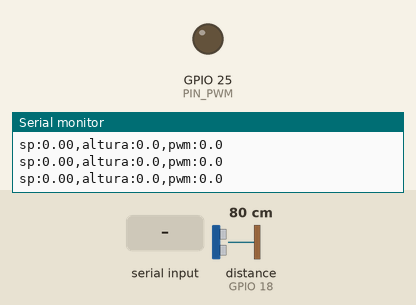
Simulated run of this sketch. Board: ESP32. Shown: output pins drawn as LEDs (lit = HIGH), the last lines printed to the serial monitor. Wiring (inferred from the names in the program): ultrasonic range finder: trigger GPIO 5; echo GPIO 18. Inputs (shaded band) come from the test bench; at power-on: distance to the obstacle (sensor on GPIO 18) 80 cm. The echo pulse lasts 58.3 µs per cm; pins used as bus, display or sensor lines are not drawn.

Above: at 2.4 s.
2.5 s: "90,45\n" received over Serial
At 4.0 s:
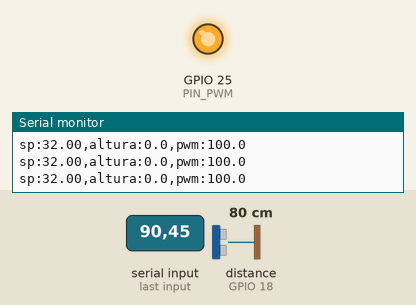
5.5 s: distance to the obstacle (sensor on GPIO 18) set to 9 cm
At 6.51 s:
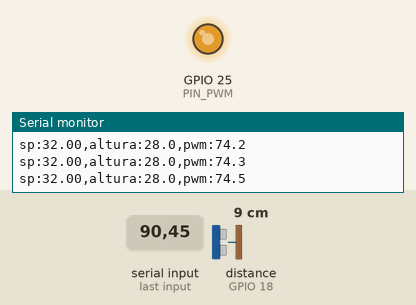
8.5 s: ".\n" received over Serial
11.5 s: distance to the obstacle (sensor on GPIO 18) set to 18 cm
14.5 s: "a90\n" received over Serial
At 14.8 s:
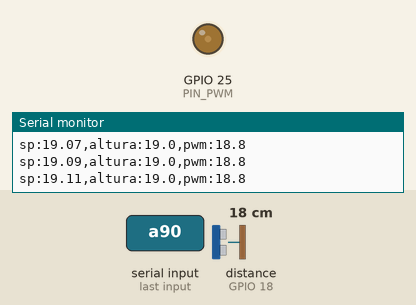
17.5 s: distance to the obstacle (sensor on GPIO 18) set to 2 cm
Timing chart, 0 to 20.5 s (numbered marks = the images above; inputs shaded):
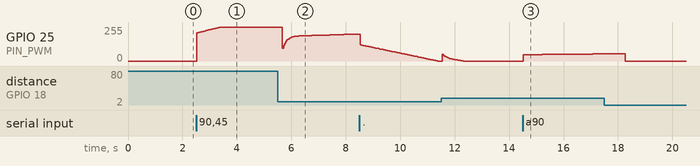

Measured:
- after the input at 2.5 s, GPIO 25 (PIN_PWM): moves from 0/255 to 255/255 over 0.88 s, starting at once
- after the input at 14.5 s, GPIO 25 (PIN_PWM): moves from 0/255 to 54/255 over 2.9 s, starting at once

The sketch:

levitador_esp32_PID.ino
```cpp
/*
  Levitador neumatico - Control de ALTURA con ESP32 (Arduino IDE)
  ================================================================

  Hardware (igual al de lazo abierto):
   - PWM -> IRLZ44N (lado bajo) -> ventilador 24V YXD9225HB24R
   - HC-SR04 arriba del tubo apuntando hacia abajo (ECHO por divisor 1k/2k)
   - Tubo de 42 cm, pelota (icopor + cartones) de 5.5 cm, fan a 7 cm del piso

  Cambios de fondo respecto al codigo anterior:
   1) FEEDFORWARD (uFF): un duty de sostenimiento que mantiene la pelota flotando.
      El PID solo corrige ALREDEDOR de ese punto -> mucho mas estable y rapido.
   2) Control PI por defecto (Kd=0). Los cartones dan harto amortiguamiento
      aerodinamico, asi que casi siempre PI + feedforward basta.
      La D es opcional y actua como amortiguador de velocidad (filtrada).
   3) Filtro + rechazo de lecturas atipicas del HC-SR04 (ecos de la pared).
   4) Anti-windup e ingreso al PID sin salto (bumpless).
   5) Geometria real (tubo 42 cm).

  Monitor Serie a 115200, con "Nueva linea". Comandos al final (o escribe '?').
  Salida para Serial Plotter:  sp, altura, pwm
*/

// ================== Pines ==================
const int PIN_PWM  = 25;   // -> 220 ohm -> Gate del MOSFET
const int PIN_TRIG = 5;    // -> TRIG del HC-SR04
const int PIN_ECHO = 18;   // <- ECHO del HC-SR04 (POR EL DIVISOR 1k/2k)

// ================== PWM ==================
const uint32_t PWM_FREQ = 25000;   // Hz
const uint8_t  PWM_RES  = 10;      // 0..1023
const uint8_t  PWM_CH   = 0;       // solo core 2.x
const uint32_t PWM_MAX  = (1UL << PWM_RES) - 1;

// ================== Sensor / tiempos ==================
const uint32_t PERIODO_MS      = 40;     // Ts del PID = 40 ms (25 Hz). Mas rapido que antes -> menos retardo
const uint32_t ECHO_TIMEOUT_US = 12000;  // ~2 m
const float    VEL_SONIDO      = 0.0343; // cm/us
const float    DIST_MIN_CM     = 3.0;    // el HC-SR04 no mide bien por debajo
const float    SALTO_MAX_CM    = 10.0;   // rechazo de saltos (ecos de pared); 10 cm en 40 ms = 2.5 m/s
const uint8_t  MAX_FALLOS      = 20;      // ~0.8 s sin eco -> paro de seguridad

// ================== Tubo ==================
const float ALTURA_TUBO_CM  = 42.0;
const float MARGEN_SUP_CM   = 5.0;   // la pelota no sube mas cerca que esto del sensor
const float BASE_DEFECTO_CM = 37.0;  // se usa si falla la calibracion

// ================== Rampa y barrido ==================
const float T_RAMPA_S = 30.0;

// ================== CONTROL ==================
// ---- Punto de sostenimiento (FEEDFORWARD) ----
//   uFF = duty (%) que, a lazo abierto, hace flotar la pelota hacia la mitad del tubo.
//   OBLIGATORIO calibrarlo: usa 'u=40', 'u=50', ... hasta que flote, y pon ese valor
//   en ff=  (o al pasar de manual a PID se adopta el duty manual automaticamente).
float uFF = 51.0;          // % (PLACEHOLDER: calibrar con modo manual)

// ---- Ganancias (puntos de ARRANQUE, sintonizar segun el procedimiento) ----
float Kp = 1.0;   // % de duty por cm de error
float Ki = 0.6;   // % de duty por (cm*s)
float Kd = 0.2;   // % de duty por (cm/s)  -> amortiguador; dejar 0 al inicio

const float TF_DERIV   = 0.12;   // s, filtro de la velocidad (para la D)
float dutyFloorPID = 0.0;        // % piso de duty en vuelo (sube a ~dead-zone si la pelota se cae feo)
const float I_MAX = 40.0;        // limite del integrador (% alrededor de uFF)

// ================== Estado ==================
enum Modo { PARO, PID, RAMPA, BARRIDO, MANUAL };
Modo modo = PARO;

float sp = 0;                          // cm
float spMax = BASE_DEFECTO_CM - MARGEN_SUP_CM;
float altura = 0;                      // cm desde el fondo
float distanciaBase = BASE_DEFECTO_CM; // cm sensor->pelota en reposo
float dist = BASE_DEFECTO_CM;          // distancia filtrada (cm)
bool  verDist = false;
float dutyPct = 0;                     // duty aplicado (%)
float I = 0, vFilt = 0, alturaPrev = 0;
uint32_t tInicio = 0, tUltimaMedida = 0;
float buf[3] = {0, 0, 0};
uint8_t idx = 0, fallos = 0;

// ---------- PWM compatible core 2.x / 3.x ----------
void pwmInit() {
#if defined(ESP_ARDUINO_VERSION_MAJOR) && ESP_ARDUINO_VERSION_MAJOR >= 3
  ledcAttach(PIN_PWM, PWM_FREQ, PWM_RES);
#else
  ledcSetup(PWM_CH, PWM_FREQ, PWM_RES);
  ledcAttachPin(PIN_PWM, PWM_CH);
#endif
}
void pwmWriteRaw(uint32_t v) {
#if defined(ESP_ARDUINO_VERSION_MAJOR) && ESP_ARDUINO_VERSION_MAJOR >= 3
  ledcWrite(PIN_PWM, v);
#else
  ledcWrite(PWM_CH, v);
#endif
}
void setDuty(float pct) {
  dutyPct = constrain(pct, 0.0f, 100.0f);
  pwmWriteRaw((uint32_t)(dutyPct / 100.0f * PWM_MAX + 0.5f));
}

// ---------- HC-SR04 ----------
float medirCm() {
  digitalWrite(PIN_TRIG, LOW);  delayMicroseconds(2);
  digitalWrite(PIN_TRIG, HIGH); delayMicroseconds(10);
  digitalWrite(PIN_TRIG, LOW);
  unsigned long t = pulseIn(PIN_ECHO, HIGH, ECHO_TIMEOUT_US);
  if (t == 0) return -1;                  // sin eco
  return t * VEL_SONIDO / 2.0f;
}
float mediana3(float a, float b, float c) {
  if (a > b) { float t = a; a = b; b = t; }
  if (b > c) { float t = b; b = c; c = t; }
  if (a > b) { float t = a; a = b; b = t; }
  return b;
}
bool calibrarBase() {
  float suma = 0; int n = 0;
  for (int i = 0; i < 15; i++) {
    float d = medirCm();
    if (d >= DIST_MIN_CM && d <= ALTURA_TUBO_CM + 10) { suma += d; n++; }
    delay(PERIODO_MS);
  }
  if (n < 5) return false;
  distanciaBase = suma / n;
  return true;
}
void calibrar() {
  Serial.println("# Calibrando fondo (pelota abajo, ventilador apagado)...");
  if (!calibrarBase())
    Serial.printf("# ERROR: HC-SR04 no responde (revisa TRIG/ECHO/divisor). Base = %.1f cm\n", distanciaBase);
  spMax = constrain(distanciaBase - MARGEN_SUP_CM, 5.0f, ALTURA_TUBO_CM);
  dist = distanciaBase;
  for (int i = 0; i < 3; i++) buf[i] = distanciaBase;
  altura = 0; alturaPrev = 0;
  Serial.printf("# Base = %.1f cm | setpoint maximo = %.1f cm\n", distanciaBase, spMax);
}

// ---------- PID ----------
void pidPaso() {
  const float Ts = PERIODO_MS / 1000.0f;
  float e = sp - altura;                         // cm (positivo = hay que subir)

  // Velocidad filtrada para la D (amortiguamiento). Derivada sobre la medida.
  float af = TF_DERIV / (TF_DERIV + Ts);
  float vRaw = (altura - alturaPrev) / Ts;       // cm/s
  vFilt = af * vFilt + (1.0f - af) * vRaw;
  alturaPrev = altura;
  float Dterm = -Kd * vFilt;                     // se opone al movimiento

  // Salida: feedforward de sostenimiento + PI + D
  float uRaw = uFF + Kp * e + I + Dterm;
  float u = constrain(uRaw, dutyFloorPID, 100.0f);

  // Anti-windup: no integra si esta saturado y el error empuja hacia mas saturacion
  bool satAlta = (uRaw > 100.0f      && e > 0);
  bool satBaja = (uRaw < dutyFloorPID && e < 0);
  if (!satAlta && !satBaja) I += Ki * e * Ts;
  I = constrain(I, -I_MAX, I_MAX);

  setDuty(u);
}

// Ingreso al PID sin salto. Si venia de manual, adopta ese duty como sostenimiento.
void entrarPID() {
  if (modo == PID || modo == RAMPA) return;
  if (modo == MANUAL && dutyPct > 1.0f) uFF = dutyPct;
  I = 0; vFilt = 0; alturaPrev = altura;
}
void paro() { modo = PARO; setDuty(0); I = 0; vFilt = 0; }

void fijarSP(float x, bool enPct) {
  float pedido = enPct ? constrain(x, 0.0f, 100.0f) * spMax / 100.0f : x;
  sp = constrain(pedido, 0.0f, spMax);
  entrarPID(); modo = PID;
  if (sp != pedido)
    Serial.printf("# SP %.2f cm FUERA DE RANGO -> %.2f cm (0..%.1f). PID activo (uFF=%.1f%%)\n", pedido, sp, spMax, uFF);
  else
    Serial.printf("# SP = %.2f cm. PID activo (uFF=%.1f%%, Kp=%.2f Ki=%.2f Kd=%.2f)\n", sp, uFF, Kp, Ki, Kd);
}

void ayuda() {
  Serial.println("# Comandos:");
  Serial.println("#   sp=15 | 15 | sp=50%   -> setpoint (cm o % de la altura util) y activa PID");
  Serial.println("#   u=50                  -> MANUAL (lazo abierto) para buscar el duty de flote");
  Serial.println("#   ff=50                 -> fija el feedforward de sostenimiento (%)");
  Serial.println("#   kp= ki= kd=           -> ganancias en caliente");
  Serial.println("#   fl=0                  -> piso de duty en vuelo (%)   | tf no editable aqui");
  Serial.println("#   a  rampa sp->max | b  barrido PWM 0->100 (caracterizar) | p  paro");
  Serial.println("#   c  calibrar fondo | d  ver distancia cruda | ?  ayuda");
  Serial.printf("# Estado: uFF=%.1f%% Kp=%.2f Ki=%.2f Kd=%.2f fl=%.1f%% SP=%.1f cm (max %.1f)\n",
                uFF, Kp, Ki, Kd, dutyFloorPID, sp, spMax);
}

// ---------- Comandos ----------
void leerComandos() {
  if (!Serial.available()) return;
  String cmd = Serial.readStringUntil('\n');
  cmd.trim(); cmd.toLowerCase();
  if (cmd.length() == 0) return;

  int eq = cmd.indexOf('=');
  if (eq > 0) {
    String k = cmd.substring(0, eq); String v = cmd.substring(eq + 1);
    k.trim(); v.trim();
    float x = v.toFloat();
    if      (k == "sp") fijarSP(x, v.endsWith("%"));
    else if (k == "kp") { Kp = x < 0 ? 0 : x; Serial.printf("# Kp = %.3f\n", Kp); }
    else if (k == "ki") { Ki = x < 0 ? 0 : x; Serial.printf("# Ki = %.3f\n", Ki); }
    else if (k == "kd") { Kd = x < 0 ? 0 : x; Serial.printf("# Kd = %.3f\n", Kd); }
    else if (k == "ff") { uFF = constrain(x, 0.0f, 100.0f); Serial.printf("# Feedforward uFF = %.1f %%\n", uFF); }
    else if (k == "fl") { dutyFloorPID = constrain(x, 0.0f, 90.0f); Serial.printf("# Piso de duty = %.1f %%\n", dutyFloorPID); }
    else if (k == "u")  { modo = MANUAL; setDuty(x); Serial.printf("# MANUAL. Duty = %.1f %%\n", dutyPct); }
    else ayuda();
    return;
  }

  char c = cmd.charAt(0);
  if (isDigit(c) || c == '.') { fijarSP(cmd.toFloat(), cmd.endsWith("%")); return; }
  switch (c) {
    case 'p': paro(); Serial.println("# PARO"); break;
    case 'a': entrarPID(); modo = RAMPA; sp = altura; tInicio = millis();
              Serial.printf("# RAMPA sp %.1f -> %.1f cm en %.0f s\n", altura, spMax, T_RAMPA_S); break;
    case 'b': modo = BARRIDO; setDuty(0); tInicio = millis();
              Serial.printf("# BARRIDO PWM 0 -> 100%% en %.0f s (caracterizacion)\n", T_RAMPA_S); break;
    case 'd': verDist = !verDist; break;
    case 'c': paro(); delay(1500); calibrar(); break;
    default:  ayuda();
  }
}

void setup() {
  Serial.begin(115200);
  Serial.setTimeout(20);
  pinMode(PIN_TRIG, OUTPUT); pinMode(PIN_ECHO, INPUT);
  digitalWrite(PIN_TRIG, LOW);
  pwmInit(); setDuty(0);
  delay(500);
  calibrar();
  ayuda();
}

void loop() {
  leerComandos();
  if (millis() - tUltimaMedida < PERIODO_MS) return;
  tUltimaMedida = millis();

  // ---- Medicion con rechazo de atipicos ----
  float d = medirCm();
  bool valida = (d >= DIST_MIN_CM) && (d <= distanciaBase + 4.0f) &&
                (fabs(d - dist) <= SALTO_MAX_CM || fallos >= 3); // tras varios fallos acepta el salto
  if (valida) {
    buf[idx] = d; idx = (idx + 1) % 3; fallos = 0;
    dist = mediana3(buf[0], buf[1], buf[2]);
  } else if (fallos < 255) {
    fallos++;                                   // conserva la ultima distancia buena
  }
  altura = constrain(distanciaBase - dist, 0.0f, ALTURA_TUBO_CM);

  if (fallos == MAX_FALLOS && (modo == PID || modo == RAMPA)) {
    paro(); Serial.println("# PARO DE SEGURIDAD: el sensor no responde");
  }

  // ---- Modos ----
  float t = (millis() - tInicio) / 1000.0f;
  if (modo == RAMPA) {
    if (t >= T_RAMPA_S) { sp = spMax; modo = PID; Serial.println("# Fin de rampa, PID sostiene"); }
    else sp = altura + (spMax - altura) * t / T_RAMPA_S;
  }
  if (modo == PID || modo == RAMPA) pidPaso();
  if (modo == BARRIDO) {
    if (t >= T_RAMPA_S) { paro(); Serial.println("# Fin del barrido"); }
    else setDuty(100.0f * t / T_RAMPA_S);
  }

  // ---- Serial Plotter ----
  Serial.printf("sp:%.2f,altura:%.1f,pwm:%.1f", sp, altura, dutyPct);
  if (verDist) Serial.printf(",dist:%.1f", dist);
  Serial.println();
}
```
